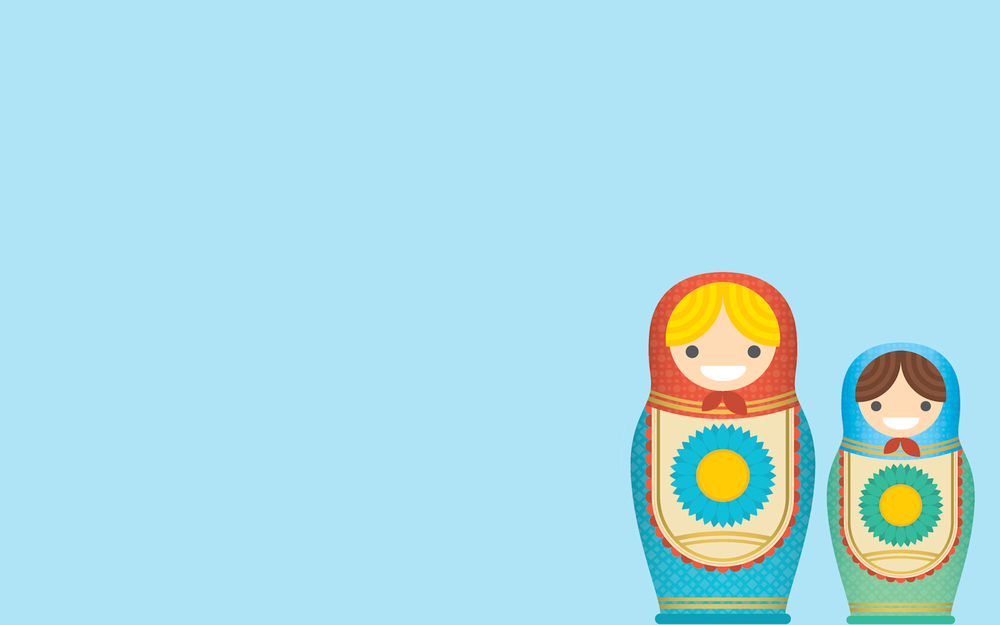
#> input picture AboutOpenCV/Opencv_demo/Nesting_Dolls.png, 1000 x 625 px, shrunk from 2880 x 1800 before the run
$ python thresholding.py
#> lines starting #> are read from the running program, lines starting #| are printed output that depends on the picture; after the words box and inside, x2 and y2 are one past the last pixel; in counts of white or black regions, pixels touching at a corner belong together
# -*- coding: utf-8 -*-
"""
Created on Wed Nov 28 09:18:00 2018

@author: Gehaha
"""

import cv2 as cv
import numpy as np
from matplotlib import pyplot as plt

img = cv.imread('Nesting_Dolls.png',0)
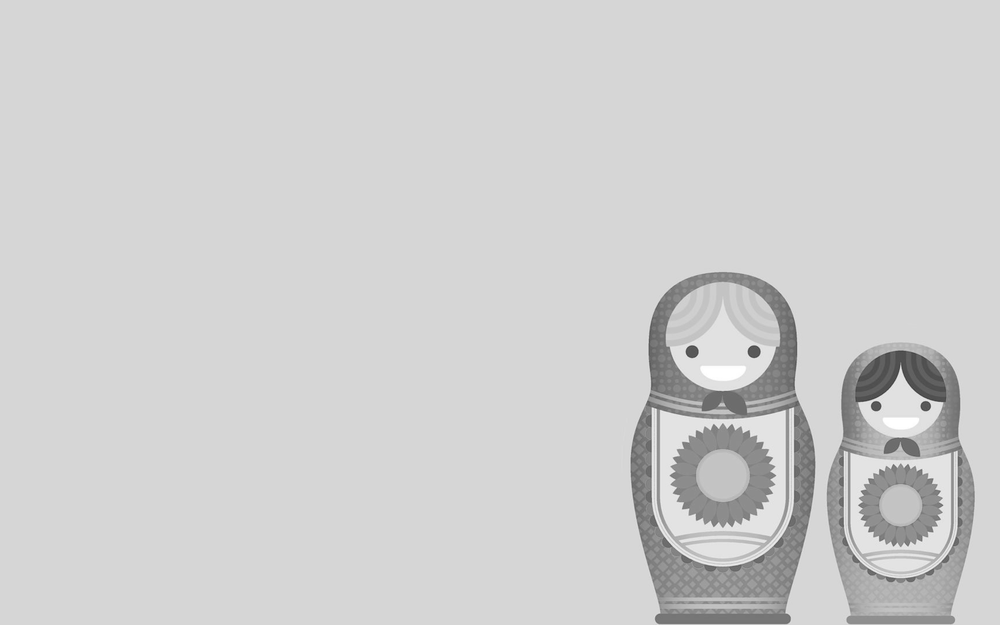
#> img: shape (625, 1000); min 62, max 255, mean 207.5
ret,thresh1 = cv.threshold(img,127,255,cv.THRESH_BINARY)
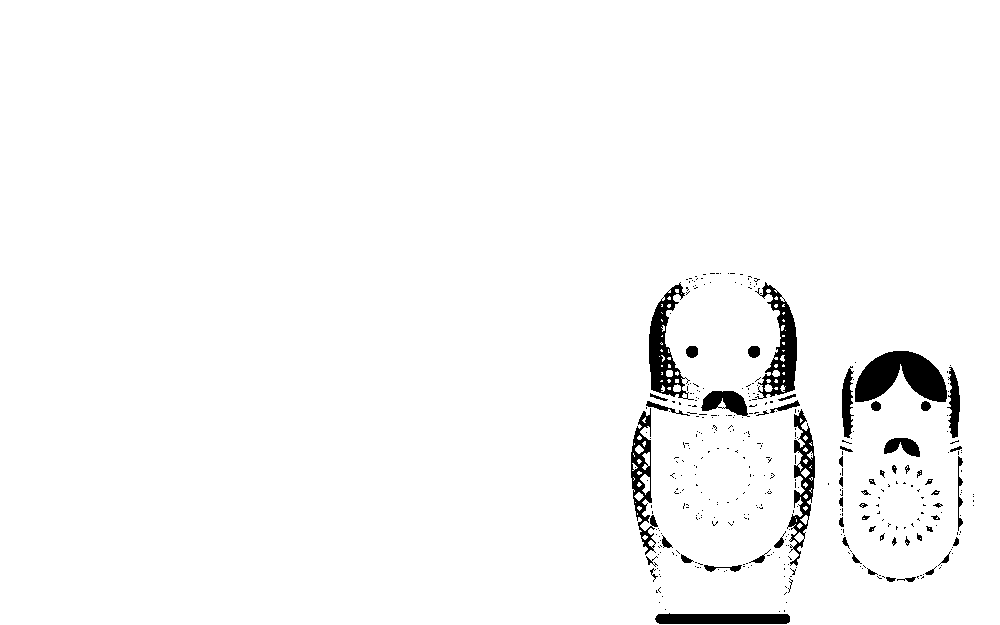
#> thresh1: shape (625, 1000); 97.3% white; 385 black regions (327 under 20 px), largest, box (x1, y1, x2, y2) and area: (855, 351, 947, 402) 3019, (649, 282, 694, 400) 1962, (755, 282, 797, 399) 1933
ret,thresh2 = cv.threshold(img,127,255,cv.THRESH_BINARY_INV)
ret,thresh3 = cv.threshold(img,127,255,cv.THRESH_TRUNC)
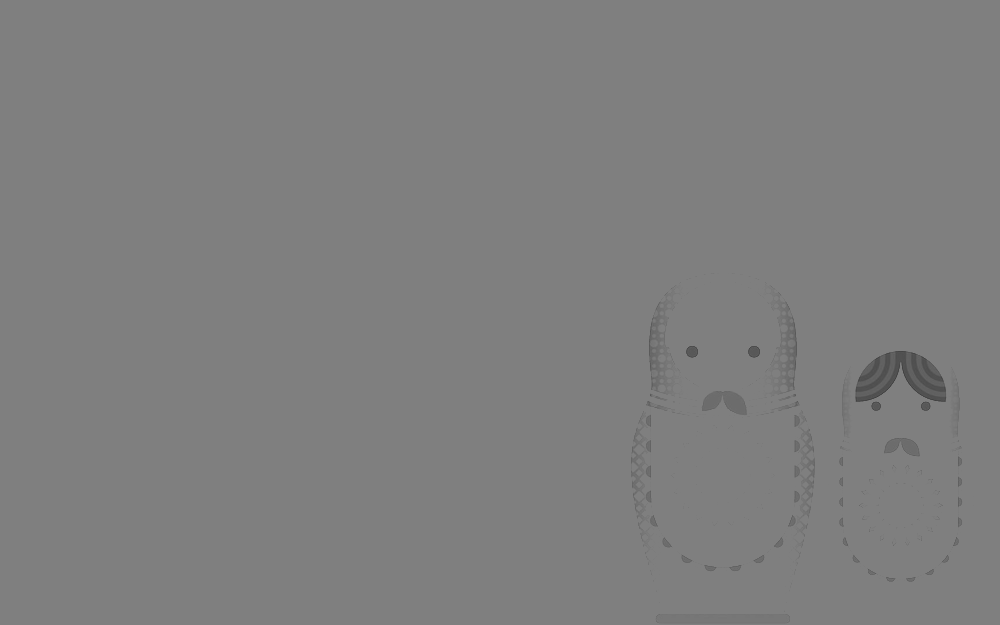
#> thresh3: shape (625, 1000); min 62, max 127, mean 126.6
ret,thresh4 = cv.threshold(img,127,255,cv.THRESH_TOZERO)
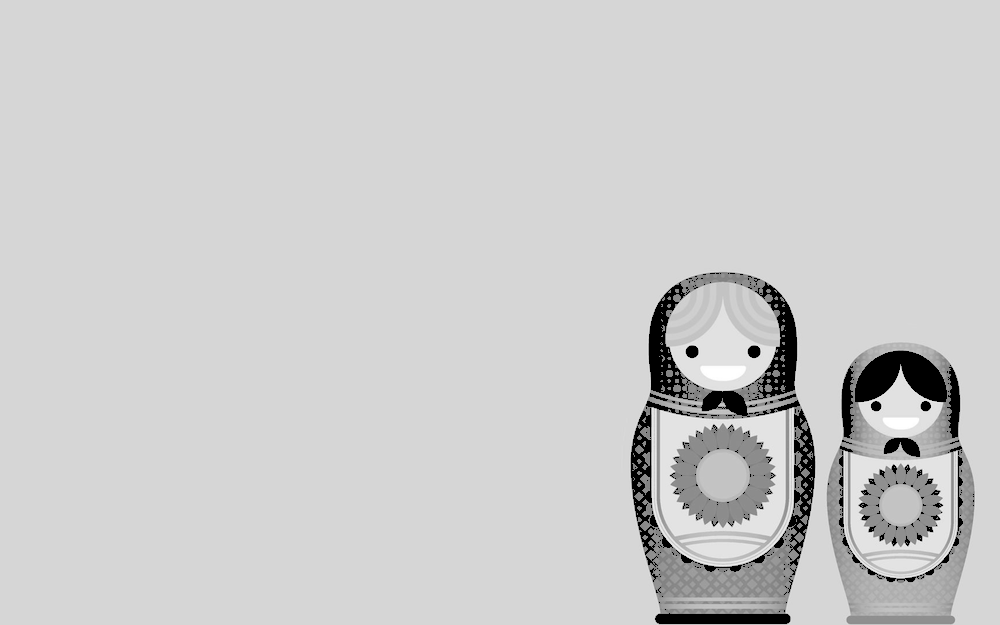
#> thresh4: shape (625, 1000); min 0, max 255, mean 204.5
ret,thresh5 = cv.threshold(img,127,255,cv.THRESH_TOZERO_INV)
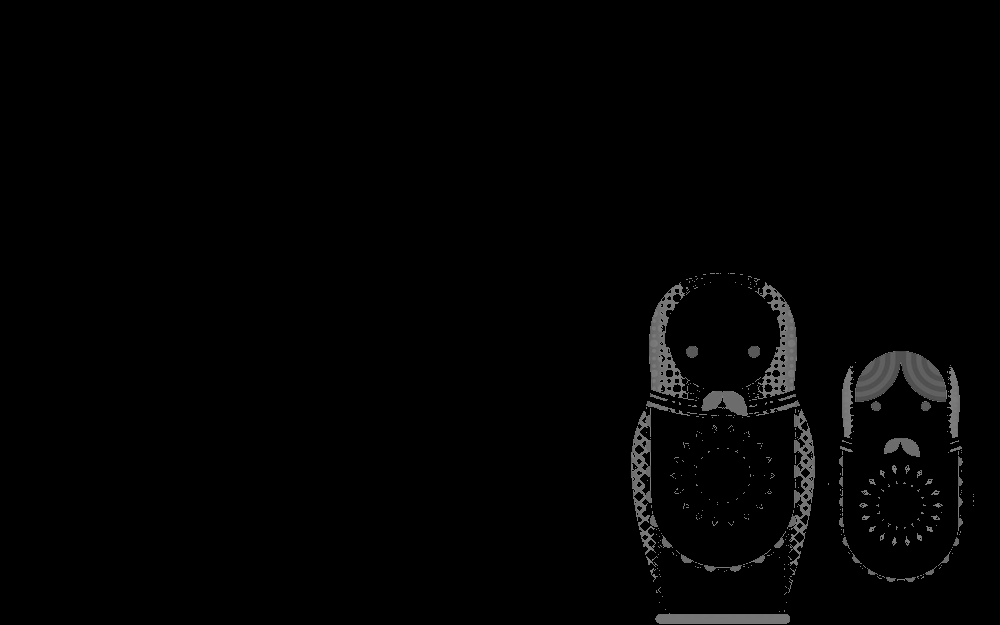
#> thresh5: shape (625, 1000); min 0, max 127, mean 2.9

titles = ['original Image','BINARY','BINARY_INV','TRUNC','TOZERO','TOZERO_INV']
images = [img,thresh1,thresh2,thresh3,thresh4,thresh5]

for i in range(6): #python3 取代了xrange用range表示
    plt.subplot(2,3,i+1),plt.imshow(images[i],'gray')
    plt.title(titles[i])
    plt.xticks([])
    plt.yticks([])
plt.show()
